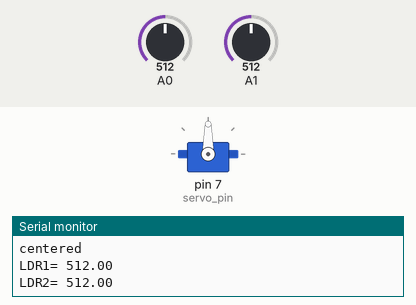
Recording of a sketch running on a simulated Arduino Uno, built with avr-gcc and run on an emulated ATmega328P. Parts: servo, the last lines printed to the serial monitor. The test bench sets the inputs (shaded band); at power-on: A0 = 512, A1 = 512.

Above: at 6.2 s.
6.3 s: A0 set to 106
7.8 s: A0 set to 88
At 8.41 s:
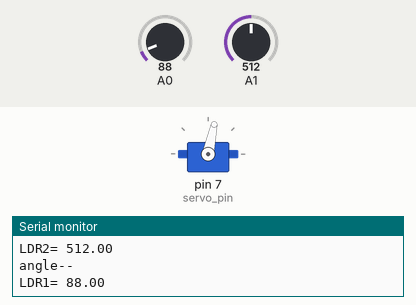
At 9.39 s:
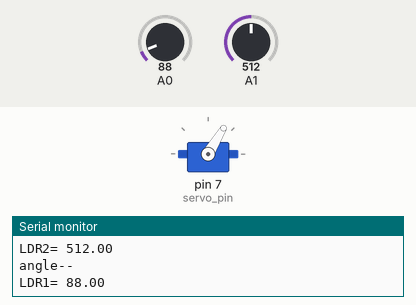
10.8 s: A1 set to 990
At 13.3 s:
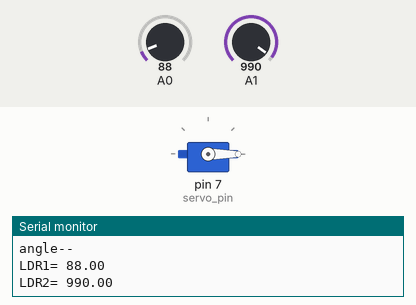
13.8 s: A1 set to 1012
Timing chart, 0 to 16.3 s (numbered marks = the images above; inputs shaded):
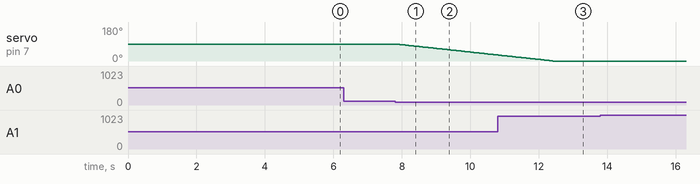

The sketch:

tracker_procedural.ino
```cpp
#include <Servo.h>

#define servo_pin 7
int low_intensity = 100; // default
int angle = 90;
int speed = 50;
float LDR1, LDR2;
Servo Servo1;

void setup()
{
  Serial.begin(9600);
  Servo1.attach(servo_pin);
  pinMode(A0, INPUT);
  pinMode(A1, INPUT);
  Servo1.write(angle);
  delay(5000);
}

void loop()
{
  LDR1 = analogRead(A0);
  Serial.print("LDR1= ");
  Serial.println(LDR1);

  LDR2 = analogRead(A1);
  Serial.print("LDR2= ");
  Serial.println(LDR2);

 if(LDR1 > low_intensity && LDR2 >= low_intensity)
  {
    delay(100);
    Serial.println("centered");
  }
  else if(LDR1 >= low_intensity)
  {
    if(LDR2 < low_intensity)
    {
      angle++;
      Servo1.write(angle);
      Serial.println("angle++");
      delay(speed);
    }

    //servo moves clockwise
  }
  else if(LDR2 >= low_intensity)
  {
    if(LDR1 < low_intensity)
    {
      angle--;
      Servo1.write(angle);
      Serial.println("angle--");
      delay(speed);
    //servo moves counter-clockwise
    }
  }
  else
  {
    delay(100);
  }


}
```

Measured:
- the behaviour switches between 100 and 99 on A0 (found by bisection; images 0 and 1)
- after the input at 7.8 s, servo on pin 7 (servo_pin): moves from 90° to 32° over 2.9 s, starting at once
